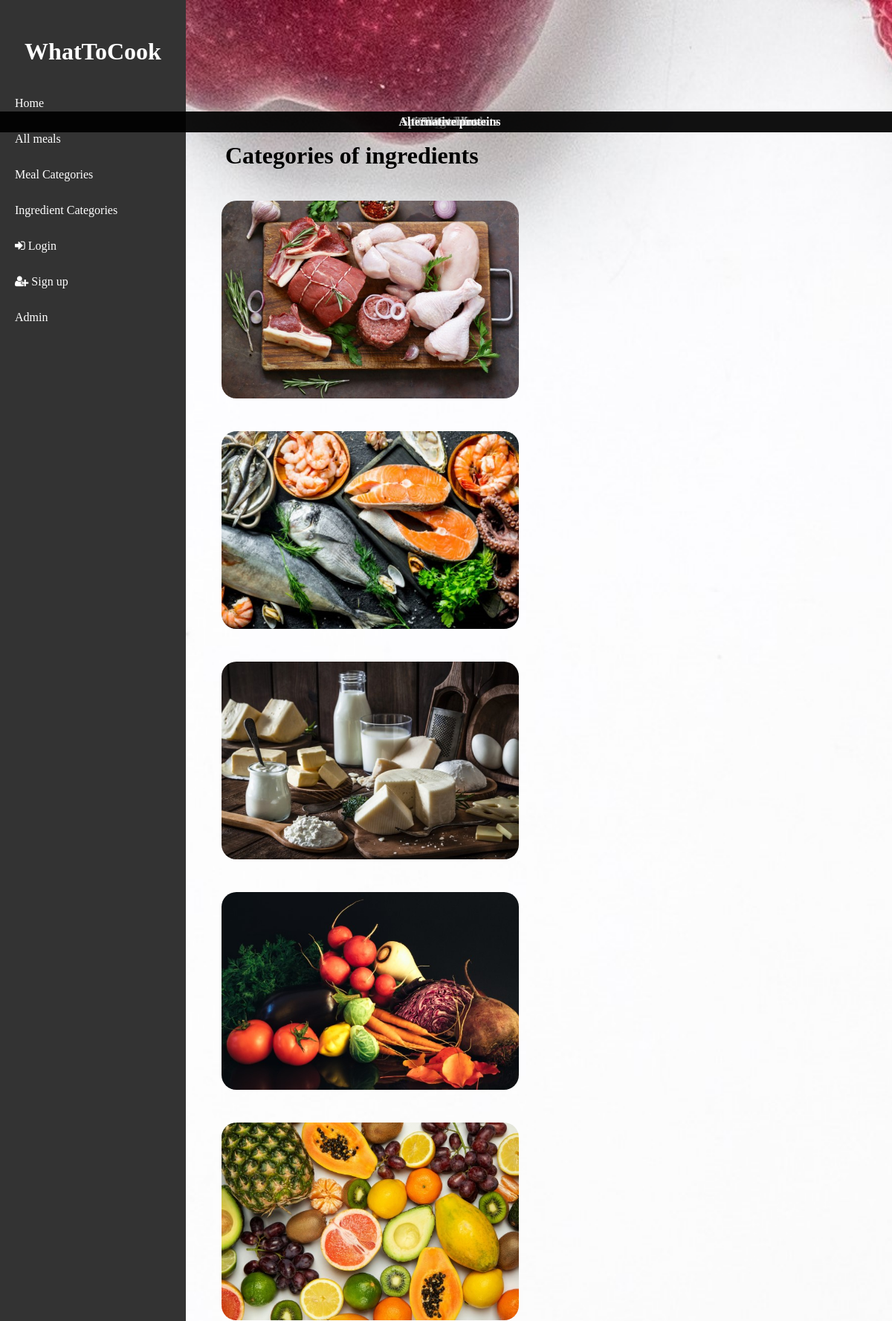
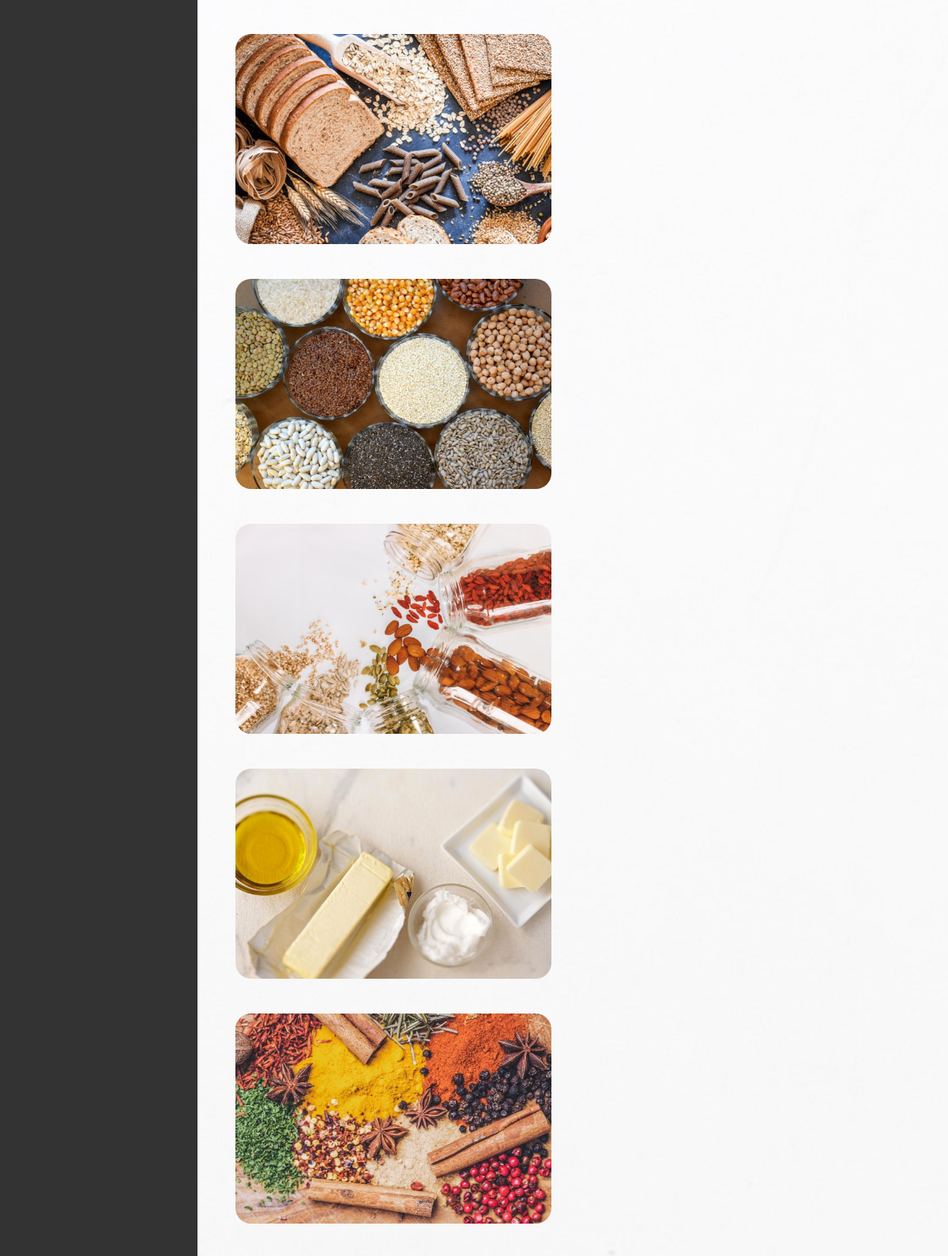
Screenshot of /ingredient_categories/ (upper part) with the database file from the repository (2 pictures, top to bottom).
### viewer/models.py (models this page shows, shortened)
class IngredientCategory(Model):
    name = CharField(max_length=50)
    picture = ImageField(upload_to='viewer/static/images/', blank=True)

### viewer/views.py (the view)
# urls.py: path('ingredient_categories/', ingredient_categories, name='ingredient_categories'),
def ingredient_categories(request):
    ingredient_category = IngredientCategory.objects.all()
    return render(request, 'ingredient_categories.html', {'ingredient_category': ingredient_category})

### viewer/templates/ingredient_categories.html
{% extends 'base.html' %}
{% block content %}
{% load static %}
<link rel="stylesheet" href="{% static 'style.css' %}">
<body>
<h1 style="margin-left: 25px;">Categories of ingredients</h1>
    <div class="ingredient-grid">
      {% for category in ingredient_category %}
        <div class="ingredient-item">
          <a href="{% url 'ingredients' category.id %}">
            <img class="images" src="{{ MEDIA_URL }}{{ category.picture.url }}">
            <div class="category-name">{{ category.name }}</div>
          </a>
        </div>
      {% endfor %}
    </div>
</body>
{% endblock %}

### viewer/static/style.css (style rules this page uses)
body { background-image: url('images/background.jpg'); background-size: cover; background-repeat: no-repeat; background-position: center top; background-attachment: fixed; margin-top: 150px; }
.images { width: 400px; height: 266px; margin: 20px; object-fit: cover; border-radius: 20px; }
.category-name { position: absolute; top: 150px; left: 0; width: 100%; text-align: center; background-color: rgba(0, 0, 0, 0.2); color: white; padding: 5px; font-weight: bold; }

### rows the page displays
IngredientCategory: picture (picture), name "Meat"
IngredientCategory: picture (picture), name "Seafood"
IngredientCategory: picture (picture), name "Dairy and eggs"
IngredientCategory: picture (picture), name "Vegetables"
IngredientCategory: picture (picture), name "Fruits"
IngredientCategory: picture (picture), name "Grains"
IngredientCategory: picture (picture), name "Legumes"
IngredientCategory: picture (picture), name "Nuts and seeds"
IngredientCategory: picture (picture), name "Oils and fats"
IngredientCategory: picture (picture), name "Spices/Condiments"
IngredientCategory: name "Sweeteners"
IngredientCategory: name "Alternative proteins"
